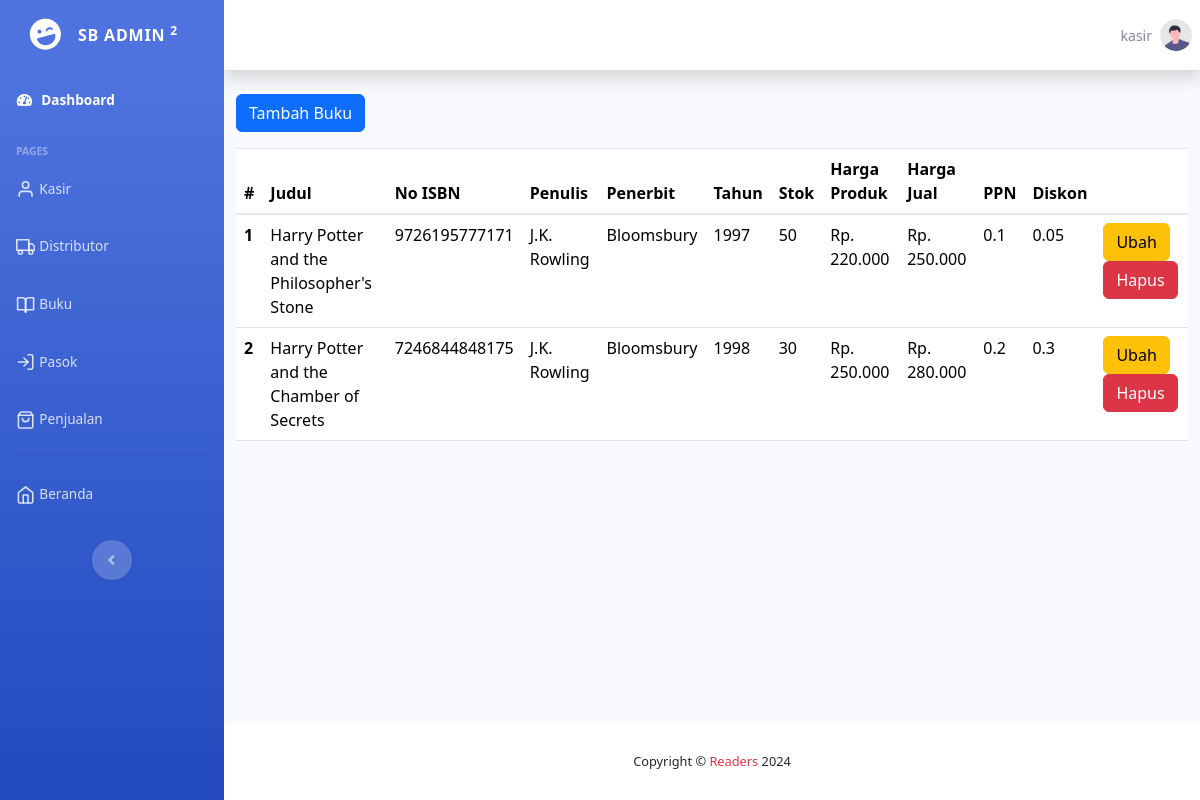
Page /dashboard/buku/index.php (signed in) on the committed database.
### tables this page shows
CREATE TABLE `kasir` (
  `id_kasir` int(11) NOT NULL,
  `nama` varchar(35) DEFAULT NULL,
  `alamat` text DEFAULT NULL,
  `telepon` varchar(13) DEFAULT NULL,
  `status` enum('online','offline') DEFAULT NULL,
  `username` varchar(30) DEFAULT NULL,
  `password` varchar(60) DEFAULT NULL,
  `akses` enum('admin','kasir') DEFAULT NULL
);

CREATE TABLE `buku` (
  `id_buku` int(11) NOT NULL,
  `judul` varchar(255) DEFAULT NULL,
  `no_isbn` varchar(13) DEFAULT NULL,
  `penulis` varchar(35) DEFAULT NULL,
  `penerbit` varchar(50) DEFAULT NULL,
  `tahun` year(4) DEFAULT NULL,
  `stok` int(11) DEFAULT NULL,
  `harga_produk` int(11) DEFAULT NULL,
  `harga_jual` int(11) DEFAULT NULL,
  `ppn` float DEFAULT NULL,
  `diskon` float DEFAULT NULL
);

### dashboard/buku/index.php (the view, shortened to what this page needs)
<?php
include '../layout/header.php';
include '../layout/sidebar.php';
include '../../koneksi_database.php';
$sql = 'SELECT * FROM buku';
$results = $conn->query($sql);
?>
<div id="content-wrapper" class="d-flex flex-column">
    <div id="content">
        <?php include '../layout/topbar.php' ?>
        <div class="container-fluid container-wrap">
            <a href="tambah.php" class="btn btn-primary mb-3">Tambah Buku</a>
            <div class="table-responsive">
                <table class="table">
                    <thead>
                        <tr>
                            <th scope="col">#</th>
                            <th scope="col">Judul</th>
                            <th scope="col">No ISBN</th>
                            <th scope="col">Penulis</th>
                            <th scope="col">Penerbit</th>
                            <th scope="col">Tahun</th>
                            <th scope="col">Stok</th>
                            <th scope="col">Harga Produk</th>
                            <th scope="col">Harga Jual</th>
                            <th scope="col">PPN</th>
                            <th scope="col">Diskon</th>
                            <th scope="col">&nbsp;</th>
                        </tr>
                    </thead>
                    <tbody>
                        <?php
                        $no = 1;
                        foreach ($results as $result) :
                        ?>
                            <tr>
                                <th scope="row"><?= $no ?></th>
                                <td><?= $result['judul'] ?></td>
                                <td><?= $result['no_isbn'] ?></td>
                                <td><?= $result['penulis'] ?></td>
                                <td><?= $result['penerbit'] ?></td>
                                <td><?= $result['tahun'] ?></td>
                                <td><?= $result['stok'] ?></td>
                                <td>Rp. <?= number_format($result['harga_produk'], 0, ',', '.') ?></td>
                                <td>Rp. <?= number_format($result['harga_jual'], 0, ',', '.') ?></td>
                                <td><?= $result['ppn'] ?></td>
                                <td><?= $result['diskon'] ?></td>
                                <td>
                                    <a href="ubah.php?id=<?= $result['id_buku'] ?>" class="btn btn-warning">Ubah</a>
                                    <a href="hapus.php?id=<?= $result['id_buku'] ?>" class="btn btn-danger">Hapus</a>
                                </td>
                            </tr>
                        <?php
                            $no++;
                        endforeach;
                        ?>
                    </tbody>
                </table>
            </div>
        </div>
    </div>
    <?php include '../layout/footer.php' ?>

### dashboard/layout/header.php (shortened to what this page needs)
<!DOCTYPE html>
<html lang="en">
<head>
    <link href="/assets/vendor/fontawesome-free/css/all.min.css" rel="stylesheet" type="text/css">
    <link rel="stylesheet" href="/assets/css/sb-admin-2.min.css">
    <link rel="stylesheet" href="https://cdn.jsdelivr.net/npm/bootstrap@5.3.3/dist/css/bootstrap.min.css">
    <script src="https://cdn.tailwindcss.com"></script>
    <link rel="stylesheet" href="/assets/css/style.css">
</head>
<body id="page-top">
    <div id="wrapper">

### dashboard/layout/sidebar.php
<ul class="navbar-nav bg-gradient-primary sidebar sidebar-dark accordion" id="accordionSidebar">
    <a class="sidebar-brand d-flex align-items-center justify-content-center" href="/dashboard">
        <div class="sidebar-brand-icon rotate-n-15">
            <i class="fas fa-laugh-wink"></i>
        </div>
        <div class="sidebar-brand-text mx-3">SB Admin <sup>2</sup></div>
    </a>
    <hr class="sidebar-divider my-0">
    <li class="nav-item active">
        <a class="nav-link" href="/dashboard/">
            <i class="fas fa-fw fa-tachometer-alt"></i>
            <span>Dashboard</span></a>
    </li>
    <hr class="sidebar-divider">
    <div class="sidebar-heading">
        Pages
    </div>
    <li class="nav-item">
        <a class="nav-link flex" href="/dashboard/kasir/">
            <i data-feather="user" class="icon-size"></i>
            <span>Kasir</span>
        </a>
    </li>
    <li class="nav-item">
        <a class="nav-link flex" href="/dashboard/distributor/">
            <i data-feather="truck" class="icon-size"></i>
            <span>Distributor</span>
        </a>
    </li>
    <li class="nav-item">
        <a class="nav-link flex" href="/dashboard/buku/">
            <i data-feather="book-open" class="icon-size"></i>
            <span>Buku</span>
        </a>
    </li>
    <li class="nav-item">
        <a class="nav-link flex" href="/dashboard/pasok/">
            <i data-feather="log-in" class="icon-size"></i>
            <span>Pasok</span>
        </a>
    </li>
    <li class="nav-item">
        <a class="nav-link flex" href="/dashboard/penjualan/">
            <i data-feather="shopping-bag" class="icon-size"></i>
            <span>Penjualan</span>
        </a>
    </li>
    <hr class="sidebar-divider">
    <li class="nav-item">
        <a class="nav-link" href="/">
            <i data-feather="home" class="icon-size"></i>
            <span>Beranda</span>
        </a>
    </li>
    <hr class="sidebar-divider d-none d-md-block">
    <div class="text-center d-none d-md-inline">
        <button class="rounded-circle border-0" id="sidebarToggle"></button>
    </div>
</ul>

### dashboard/layout/topbar.php (shortened to what this page needs)
<?php
$sql = 'SELECT * FROM kasir WHERE username="' . $_SESSION['login'] . '"';
$login = $conn->query($sql)->fetch_assoc();
?>
<nav class="navbar navbar-expand navbar-light bg-white topbar mb-4 static-top shadow">
    <ul class="navbar-nav ml-auto">
        <li class="nav-item dropdown no-arrow">
            <a class="nav-link dropdown-toggle" href="#" id="userDropdown" role="button" data-toggle="dropdown" aria-haspopup="true" aria-expanded="false">
                <span class="mr-2 d-none d-lg-inline text-gray-600 small"><?= $login['nama'] ?></span>
                <img class="img-profile rounded-circle" src="/assets/img/undraw_profile.svg">
            </a>
        </li>
    </ul>
</nav>

### dashboard/layout/footer.php (shortened to what this page needs)
<footer class="sticky-footer bg-white">
    <div class="container my-auto">
        <div class="copyright text-center my-auto">
            <span>Copyright &copy; <a href="/" class="text-danger text-decoration-none">Readers</a> 2024</span>
        </div>
    </div>
</footer>
</div>
</div>
</body>
</html>

### assets/css/style.css (style rules this page uses)
.icon-size { width: 1.2rem; display: inline-block; }
.container-wrap { height: 100%; }

### rows in the picture
kasir: nama "kasir"
buku: judul "Harry Potter and the Philosopher's Stone", no_isbn "9726195777171", penulis "J.K. Rowling", penerbit "Bloomsbury", tahun "1997", stok "50", harga_produk "220.000", harga_jual "250.000", ppn "0.1", diskon "0.05"
buku: judul "Harry Potter and the Chamber of Secrets", no_isbn "7246844848175", penulis "J.K. Rowling", penerbit "Bloomsbury", tahun "1998", stok "30", harga_produk "250.000", harga_jual "280.000", ppn "0.2", diskon "0.3"
